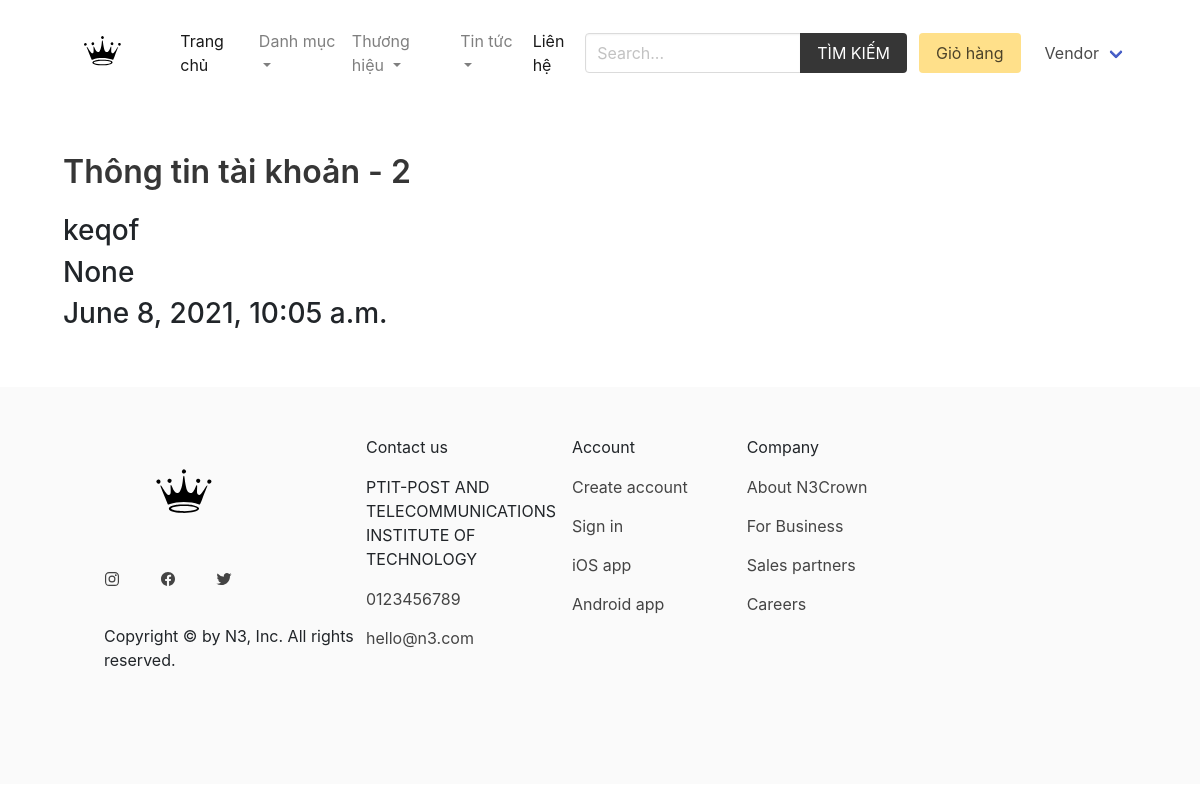
Page /vendor/vendor-admin/ (signed in) on the committed database.
### vendor/models.py (models this page shows, shortened)
class Vendor(models.Model):
    name = models.CharField(max_length=255)
    email = models.CharField(max_length=255, default=None)
    password = models.CharField(max_length=50, default=None)
    created_at = models.DateTimeField(auto_now_add=True)
    class Meta:
        ordering = ['name']

### vendor/views.py (the view)
# urls.py: path('vendor-admin/', views.vendor_admin, name="vendor-admin"),
@login_required
def vendor_admin(request):
    name = request.user
    idx = name.id
    user = Vendor.objects.get(id=idx);
    return render(request, 'vendor/vendor_admin.html', {'user': user, 'idx':idx, 'name':name})

### cart/cart.py (called while the page is built)
    def __len__(self):
        return sum(item['quantity'] for item in self.cart.values())

### cart/context_processors.py (called while the page is built)
def cart(request):
    return {'cart': Cart(request)}

### product/context_processors.py (called while the page is built)
def menu_categories(request):
    categories = Category.objects.all()
    brands = Brand.objects.all()
    cate_posts = cate_post.objects.all()
    return {'categories': categories, 'brands':brands,'cate_posts': cate_posts}

### templates/vendor/vendor_admin.html
{% extends 'core/base.html' %}
{% block content %}
    <h1 class="title">Thông tin tài khoản - {{idx}}</h1>
    <h3>{{user.name}}</h3>
    <h3>{{user.email}}</h3>
    <h3>{{user.created_at}}</h3>
{% endblock content %}

### templates/core/base.html (shortened to what this page needs)
{% load static %}
<!DOCTYPE html>
<html lang="en">
   <head>
      <link rel="stylesheet" href="https://cdn.jsdelivr.net/npm/bulma@0.9.2/css/bulma.min.css"/>
      <link rel="stylesheet" href="https://cdn.jsdelivr.net/npm/bootstrap@4.0.0/dist/css/bootstrap.min.css">
      <link rel="stylesheet" href="http://cdn.bootcss.com/toastr.js/latest/css/toastr.min.css">
      <link rel="stylesheet" href="{% static 'css/main.css' %}" />
   </head>
   <body>
    <div class="container">
       <nav class="navbar navbar-expand-lg navbar-light" style="position: sticky;">
         <a class="navbar-brand" href="#"><img src="/static/image/logo.svg" style="width: 100%; height: 5rem" /></a>
         <div class="collapse navbar-collapse" id="navbarSupportedContent">
            <ul class="navbar-nav mr-auto">
               <li class="nav-item active">
                  <a class="nav-link" href="{% url 'core:home' %}">Trang chủ</a>
               </li>
               <li class="nav-item dropdown">
                  <a class="nav-link dropdown-toggle" href="#" id="navbarDropdown" role="button" data-toggle="dropdown" aria-haspopup="true" aria-expanded="false">
                  Danh mục
                  </a>
               </li>
               <li class="nav-item dropdown">
                  <a class="nav-link dropdown-toggle" href="#" id="navbarDropdown" role="button" data-toggle="dropdown" aria-haspopup="true" aria-expanded="false">
                  Thương hiệu
                  </a>
               </li>
               <li class="nav-item dropdown">
                  <a class="nav-link dropdown-toggle" href="#" id="navbarDropdown" role="button" data-toggle="dropdown" aria-haspopup="true" aria-expanded="false">
                  Tin tức
                  </a>
               </li>
               <li class="nav-item active">
                  <a class="nav-link" href="{% url 'core:home' %}">Liên hệ</a>
               </li>
            </ul>
            <form method="get" action="{% url 'product:search' %}">
                        <div class="field has-addons">
                           <div class="control">
                              <input
                                 type="search"
                                 name="query"
                                 id=""
                                 class="input"
                                 placeholder="Search..."
                                 />
                           </div>
                           <div class="control">
                              <button class="button is-dark is-uppercase">Tìm kiếm</button>
                           </div>
                        </div>
                     </form>
                     <div class="navbar-end">
                  <div class="navbar-item">
                     <a href="{% url 'cart:cart' %}" class="button is-warning"
                        >Giỏ hàng {% if cart %}({{cart|length}}){% endif %}</a
                        >
                  </div>
                  {% if request.user.is_authenticated %}
                  <div class="navbar-item has-dropdown is-hoverable">
                     <a class="navbar-link is-capitalized"> {{request.user}} </a>
                  </div>
                  {% endif %}
               </div>
         </div>
      </nav>
    </div>
      <section class="section">
        <div class="container">
          {% block content %}
          {% endblock content %}
        </div>
      </section>
      <footer class="footer">
         <div
            class="footer-container"
            style="
            display: grid;
            grid-template-columns: 1.5fr repeat(4, 1fr);
            margin: 0 5rem;
            "
            >
            <div>
               <a href="#" class="footer-logo">
               <img
                  class="logo"
                  alt="Omnifood logo"
                  src="/static/image/logo.svg"
                  style="width: 10rem; height: 8rem, over-fit:cover"
                  />
               </a>
               <ul style="display: flex; gap: 2.5rem">
                  <li>
                     <a class="footer-link" href="#"
                        >
                        <ion-icon class="social-icon" name="logo-instagram"></ion-icon
                           >
                     </a>
                  </li>
                  <li>
                     <a class="footer-link" href="#"
                        >
                        <ion-icon class="social-icon" name="logo-facebook"></ion-icon
                           >
                     </a>
                  </li>
                  <li>
                     <a class="footer-link" href="#"
                        >
                        <ion-icon class="social-icon" name="logo-twitter"></ion-icon
                           >
                     </a>
                  </li>
               </ul>
               <p class="copyright">
                  Copyright &copy; by N3, Inc. All rights
                  reserved.
               </p>
            </div>
            <div style="margin-right: 1rem">
               <p class="footer-heading">Contact us</p>
               <address class="contacts">
                  <p class="address">
                     PTIT-POST AND TELECOMMUNICATIONS INSTITUTE OF TECHNOLOGY
                  </p>
                  <p>
                     <a class="footer-link" href="tel:415-201-6370">0123456789</a
                        ><br />
                     <a class="footer-link" href="mailto:hello@n3.com">hello@n3.com</a>
                  </p>
               </address>
            </div>
            <nav class="nav-col">
               <p class="footer-heading">Account</p>
               <ul class="footer-nav">
                  <li><a class="footer-link" href="#">Create account</a></li>
                  <li><a class="footer-link" href="#">Sign in</a></li>
                  <li><a class="footer-link" href="#">iOS app</a></li>
                  <li><a class="footer-link" href="#">Android app</a></li>
               </ul>
            </nav>
            <nav class="nav-col">
               <p class="footer-heading">Company</p>
               <ul class="footer-nav">
                  <li><a class="footer-link" href="#">About N3Crown</a></li>
                  <li><a class="footer-link" href="#">For Business</a></li>
                  <li><a class="footer-link" href="#">Sales partners</a></li>
                  <li><a class="footer-link" href="#">Careers</a></li>
               </ul>
            </nav>
         </div>
      </footer>
   </body>
</html>

### core/static/css/main.css (style rules this page uses)
.footer a { margin-bottom: 15px; display: inline-block; color: #444; }

### rows in the picture
Vendor: name "keqof", email "None", created_at "June 8, 2021, 10:05 a.m."

### other values in the picture
{{ request.user }} "Vendor"
{{ idx }} "2"
